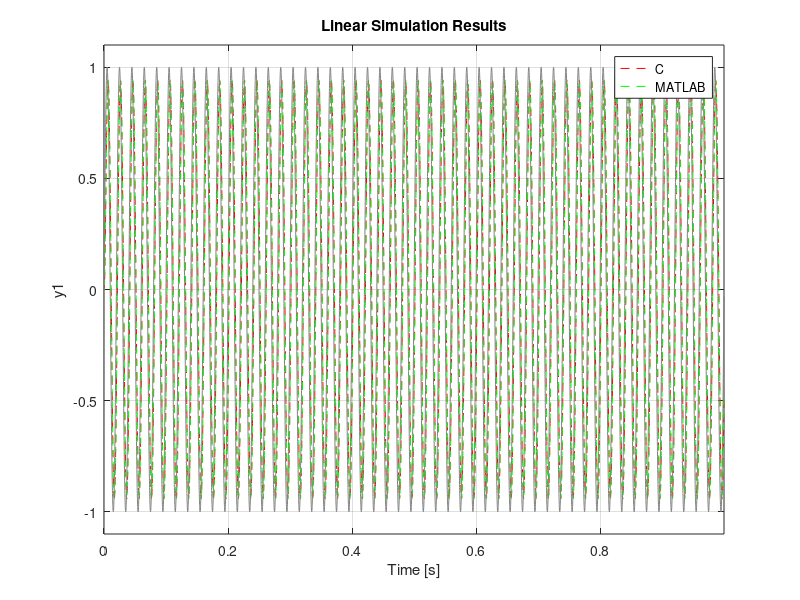

Reproduce this figure in MATLAB.
clear all ;
close all ;

% load data calculated by C code
data = load('filter_results.txt') ;
plot( data(:,1), data(:, 2), '--r')

% filter 
lp_filter_tf = tf([0, 0.00726436941467171, 0.00668055316076471], [1, -1.76382275659635, 0.777767679171789], 1e-4)

% input signal, you can replace by yours and do not forget modify in C code
t = data(:, 1) ;
sin_input = sin(2 * 3.141592654 * 50 * t) ;

hold on ;
lsim(lp_filter_tf, sin_input, '--g')
legend( 'C','MATLAB')

hold off ;